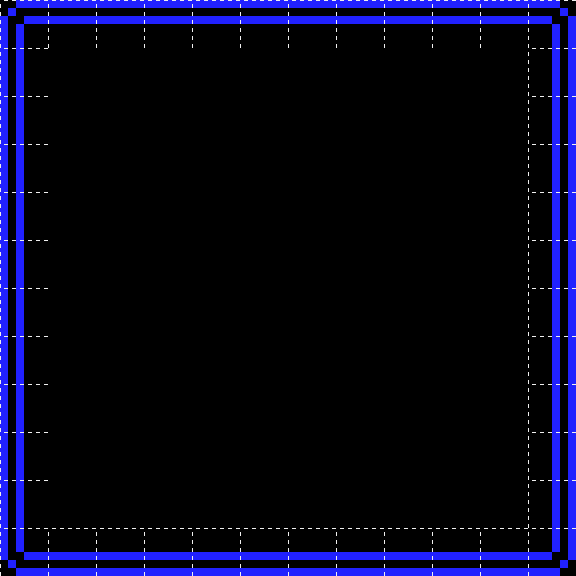

A level layout from a 2D game, rendered from its tile map. Below: a short description, then the map file with tile-grid data replaced by summaries:
An orthogonal 12x12 tile map with 48x48 px tiles, 1 tile layer (Capa de Patrones 1).

<map version="1.2" tiledversion="1.2.4" orientation="orthogonal" renderorder="right-down" width="12" height="12" tilewidth="48" tileheight="48" infinite="0" nextlayerid="2" nextobjectid="1">
 <tileset firstgid="1" name="SpritesDef" tilewidth="48" tileheight="48" tilecount="640" columns="32">
  <image source="../images/SpritesDef.png" width="1536" height="960" />
 </tileset>
 <layer id="1" name="Capa de Patrones 1" width="12" height="12">
  <data>[144 cells, 44 non-empty, 8 distinct tile ids]</data>
 </layer>
</map>
